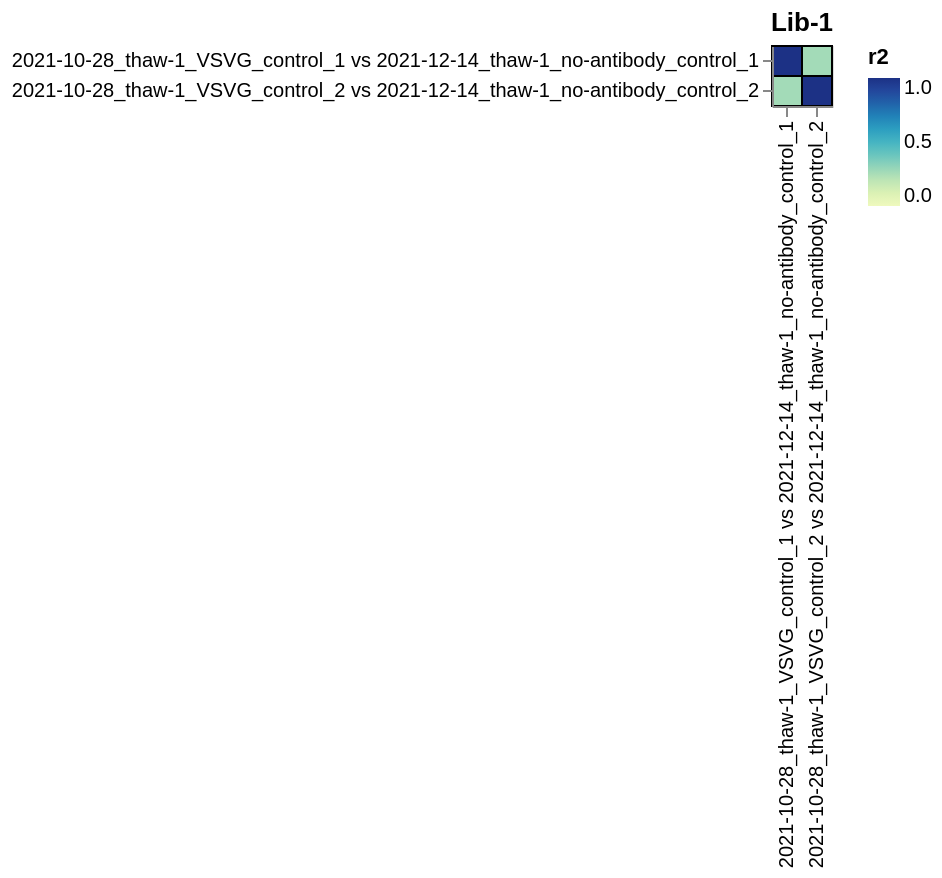

Here is the Vega-Lite specification saved for this chart:
### Vega-Lite specification from a JSON file in a GitHub repository (floating-point values rounded to 4 significant figures)
{"config": {"view": {"continuousWidth": 400, "continuousHeight": 300}, "axis": {"labelLimit": 500}}, "data": {"name": "data-545008d5c0d43630052d3f5b115a8c9a"}, "mark": {"type": "rect", "stroke": "black"}, "encoding": {"color": {"field": "r2", "scale": {"zero": true}, "type": "quantitative"}, "tooltip": [{"field": "library", "type": "nominal"}, {"field": "sample_1", "type": "nominal"}, {"field": "sample_2", "type": "nominal"}, {"field": "r2", "format": ".3g", "type": "quantitative"}], "x": {"field": "sample_1", "title": null, "type": "nominal"}, "y": {"field": "sample_2", "title": null, "type": "nominal"}}, "height": {"step": 15}, "title": "Lib-1", "width": {"step": 15}, "$schema": "https://vega.github.io/schema/vega-lite/v5.json", "datasets": {"data-545008d5c0d43630052d3f5b115a8c9a": [{"library": "Lib-1", "sample_1": "2021-10-28_thaw-1_VSVG_control_1 vs 2021-12-14_thaw-1_no-antibody_control_1", "sample_2": "2021-10-28_thaw-1_VSVG_control_1 vs 2021-12-14_thaw-1_no-antibody_control_1", "r2": 1.0}, {"library": "Lib-1", "sample_1": "2021-10-28_thaw-1_VSVG_control_2 vs 2021-12-14_thaw-1_no-antibody_control_2", "sample_2": "2021-10-28_thaw-1_VSVG_control_1 vs 2021-12-14_thaw-1_no-antibody_control_1", "r2": 0.2642}, {"library": "Lib-1", "sample_1": "2021-10-28_thaw-1_VSVG_control_1 vs 2021-12-14_thaw-1_no-antibody_control_1", "sample_2": "2021-10-28_thaw-1_VSVG_control_2 vs 2021-12-14_thaw-1_no-antibody_control_2", "r2": 0.2642}, {"library": "Lib-1", "sample_1": "2021-10-28_thaw-1_VSVG_control_2 vs 2021-12-14_thaw-1_no-antibody_control_2", "sample_2": "2021-10-28_thaw-1_VSVG_control_2 vs 2021-12-14_thaw-1_no-antibody_control_2", "r2": 1.0}]}}
